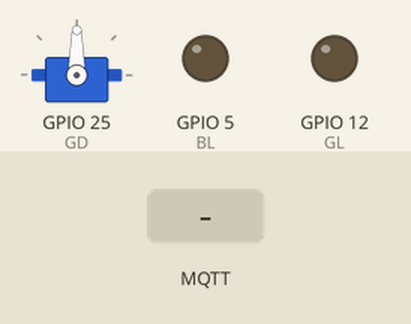
Recording of a sketch running on a simulated ESP32. Parts: servo, output pins drawn as LEDs (lit = HIGH). The inputs (shaded band) are chosen by the test bench. WiFi joins after 1.5 s; servers stay silent unless stated; no MQTT or app messages arrive unless stated; what the sketch prints to the serial monitor is not drawn.

Above: at 2.7 s.
2.8 s: MQTT message "GL1" arrives on the first subscribed topic
At 3.3 s:
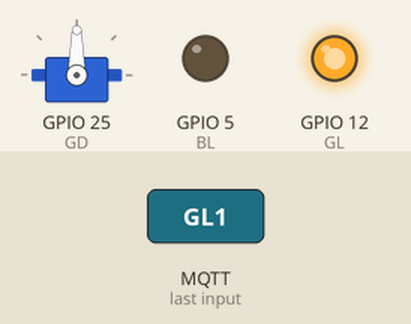
4.3 s: MQTT message "GD1" arrives on the first subscribed topic
At 5.5 s:
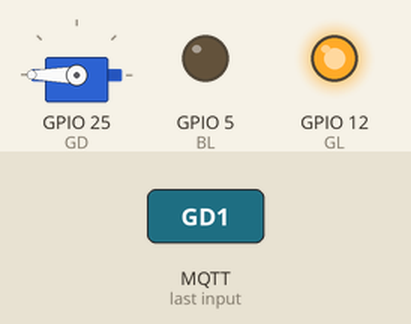
5.8 s: MQTT message "GL0" arrives on the first subscribed topic
At 6.8 s:
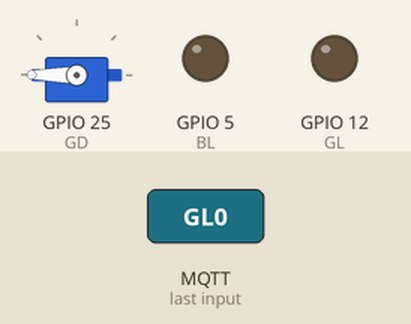
7.3 s: MQTT message "GD0" arrives on the first subscribed topic
At 7.9 s:
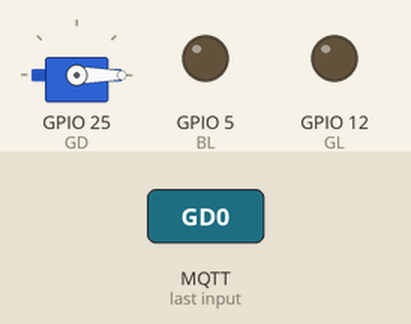
8.8 s: MQTT message "BL1" arrives on the first subscribed topic
At 10.0 s:
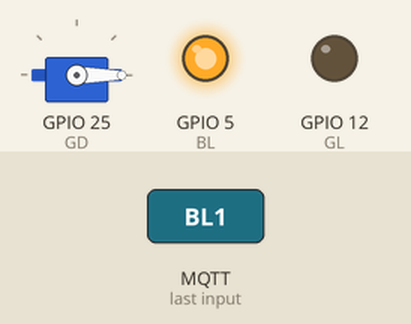
10.3 s: MQTT message "GL1" arrives on the first subscribed topic
At 11.3 s:
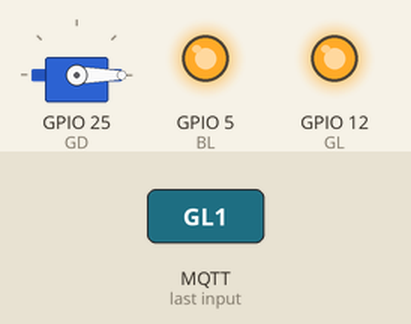
Timing chart, 0 to 12.8 s (numbered marks = the images above; inputs shaded):
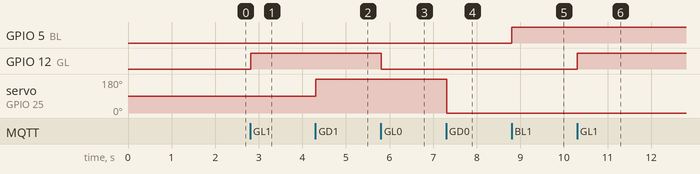

Measured:
- after the input at 2.8 s, GPIO 12 (GL): LOW → HIGH at once
- after the input at 4.3 s, servo on GPIO 25 (GD): 90° → 180° at once
- after the input at 5.8 s, GPIO 12 (GL): HIGH → LOW at once
- after the input at 7.3 s, servo on GPIO 25 (GD): 180° → 0° at once
- after the input at 8.8 s, GPIO 5 (BL): LOW → HIGH at once
- after the input at 10.3 s, GPIO 12 (GL): LOW → HIGH at once

The sketch:

sketch.ino
```cpp
#include <WiFi.h>
#include <PubSubClient.h>
#include <ESP32Servo.h>

const char* ssid = "Wokwi-GUEST";
const char* password = "";
const char* mqtt_server = "broker.hivemq.com";

// MUST ADD PubSubClient to the library
WiFiClient espClient;
PubSubClient client(espClient);

const int BL = 5;
const int GD = 25;
const int GL = 12;
// create servo obj
Servo garage_door;
// opened and closed values
int opened = 180;
int closed = 0;

void callback(char* topic, byte* payload, unsigned int length) {
  String message;
  for (int i = 0; i < length; i++) {
    message += (char)payload[i];
  }
  if (message == "GL1") {
    digitalWrite(GL, HIGH);
    Serial.println("Garage Light Turned ON");
  } else if (message == "GL0") {
    digitalWrite(GL, LOW);
    Serial.println("Garage Light Turned OFF");
  }
  if (message == "GD1") {
    garage_door.write(opened);
    Serial.println("Garage Door Opened");
  } else if (message == "GD0") {
    garage_door.write(closed);
    Serial.println("Garage Door Closed");
  }
  if (message == "BL1") {
    digitalWrite(BL, HIGH);
    Serial.println("Bedroom Light Turned ON");
  } else if (message == "BL0") {
    digitalWrite(BL, LOW);
    Serial.println("Bedroom Light Turned Off");
  }
}

void reconnect() {
  while (!client.connected()) {
    Serial.print("Connecting to MQTT...");
    if (client.connect("WokwiClient")) {
      Serial.println("connected!");
      client.subscribe("home/central");
    } else {
      Serial.print("failed, rc=");
      Serial.print(client.state());
      delay(1000);
    }
  }
}

void setup() {
  // put your setup code here, to run once:
  Serial.begin(115200);

  // initialize the variables as outputs
  pinMode(BL, OUTPUT);
  pinMode(GL, OUTPUT);
  // attach servo
  garage_door.attach(GD);

  // connect to the internet
  WiFi.begin(ssid, password);
  while (WiFi.status() != WL_CONNECTED) {
    delay(250);
    Serial.print(".");
  }
  Serial.println("\nWiFi connected");

  client.setServer(mqtt_server, 1883);
  client.setCallback(callback);
}


void loop() {
  // put your main code here, to run repeatedly:
  if (!client.connected()) {
    reconnect();
  }
  client.loop();
  delay(15);
}
```
